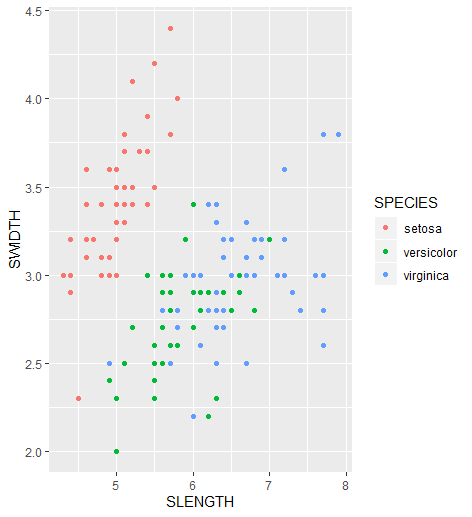

Recreate this plot in R.
library(ggplot2)

data("iris")

#DB서버 접속
drv<-JDBC("oracle.jdbc.driver.OracleDriver","C:/seol/ojdbc6.jar")
conn<-dbConnect(drv, "jdbc:oracle:thin:@localhost:1521:xe","jdbctest","jdbctest")
conn
dbListTables(conn)

#1. 테이블 생성
dbWriteTable(conn, "IRIS",data.frame(SLENGTH=iris$Sepal.Length,SWIDTH=iris$Sepal.Width,
                                     PLENGTH=iris$Petal.Length, PWIDTH=iris$Petal.Width,SPECIES=iris$Species))
#2. 테이블 출력
data<-dbReadTable(conn,"IRIS")

#3. ggplot()으로 시각화 구현

#db1
ggplot(data,aes(x=SLENGTH,y=SWIDTH))+geom_point(aes(group=SPECIES,colour=SPECIES))
#db2
ggplot(data,aes(x=PLENGTH,y=PWIDTH))+geom_point(aes(group=SPECIES,colour=SPECIES))
